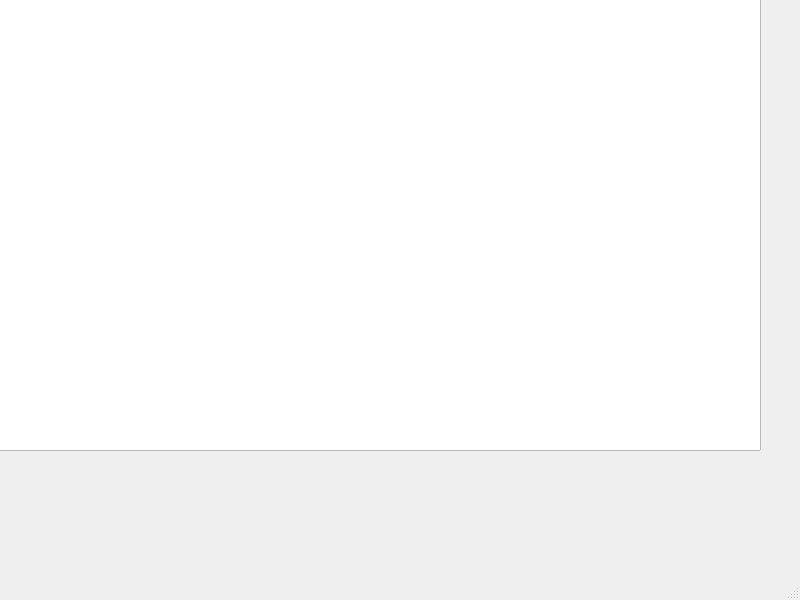
<?xml version="1.0" encoding="UTF-8"?>
<ui version="4.0">
 <class>MainWindow</class>
 <widget class="QMainWindow" name="MainWindow">
  <property name="geometry">
   <rect>
    <x>0</x>
    <y>0</y>
    <width>800</width>
    <height>600</height>
   </rect>
  </property>
  <property name="windowTitle">
   <string>MainWindow</string>
  </property>
  <widget class="QWidget" name="centralwidget">
   <widget class="QGraphicsView" name="graphicsView">
    <property name="geometry">
     <rect>
      <x>-10</x>
      <y>-10</y>
      <width>771</width>
      <height>461</height>
     </rect>
    </property>
   </widget>
  </widget>
  <widget class="QMenuBar" name="menubar">
   <property name="geometry">
    <rect>
     <x>0</x>
     <y>0</y>
     <width>800</width>
     <height>21</height>
    </rect>
   </property>
  </widget>
  <widget class="QStatusBar" name="statusbar"/>
 </widget>
 <resources/>
 <connections/>
</ui>
